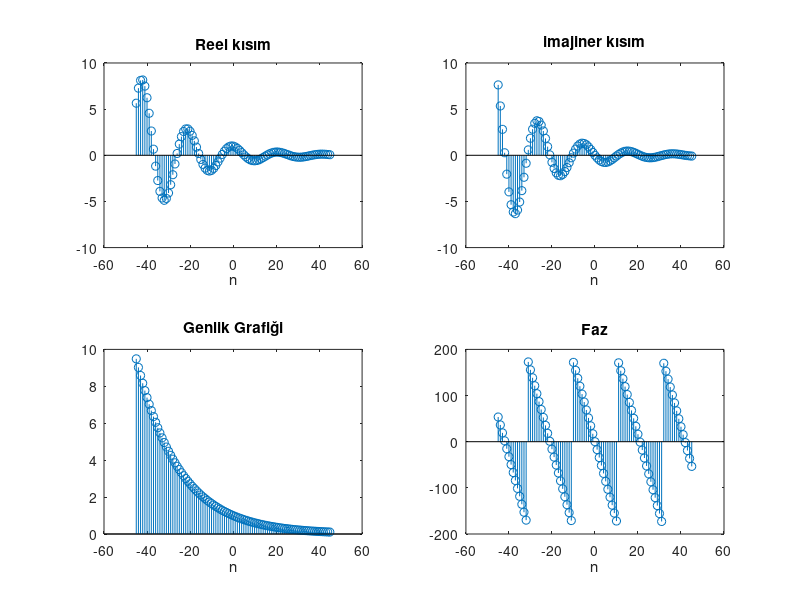

Write the MATLAB code that produced this figure.
n=-45:1:45;
eq=-(0.05 + 0.3j);
y=exp(eq*n);

subplot(2,2,1);
stem(n,real(y))
title('Reel kısım');
xlabel('n');

subplot(2,2,2);
stem(n,imag(y));
title('imajiner kısım');
xlabel('n');

subplot(2,2,3);
stem(n,abs(y));
title('Genlik Grafiği');
xlabel('n');

subplot(2,2,4); 
stem(n,(180/pi)*angle(y)); title('Faz'); xlabel('n')